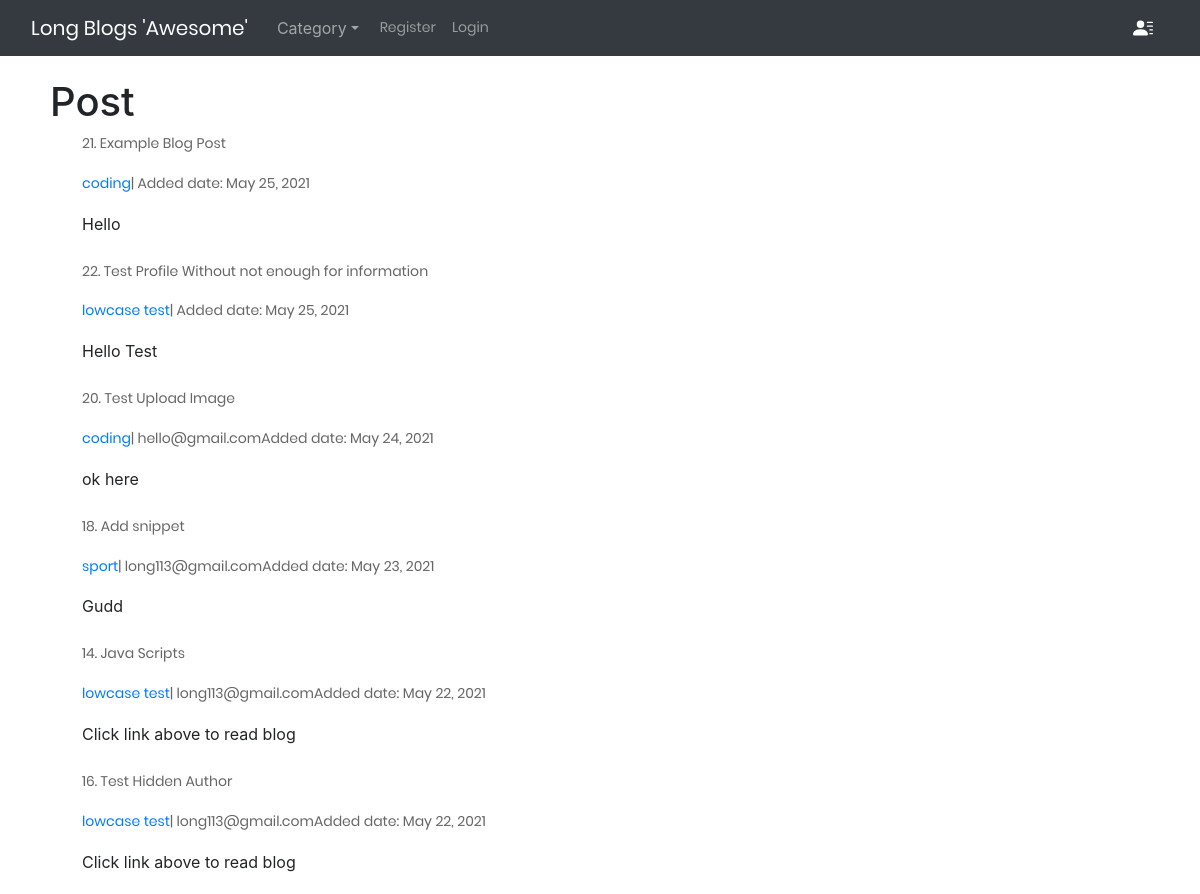
/ (upper part), run on an earlier commit of the app's database.
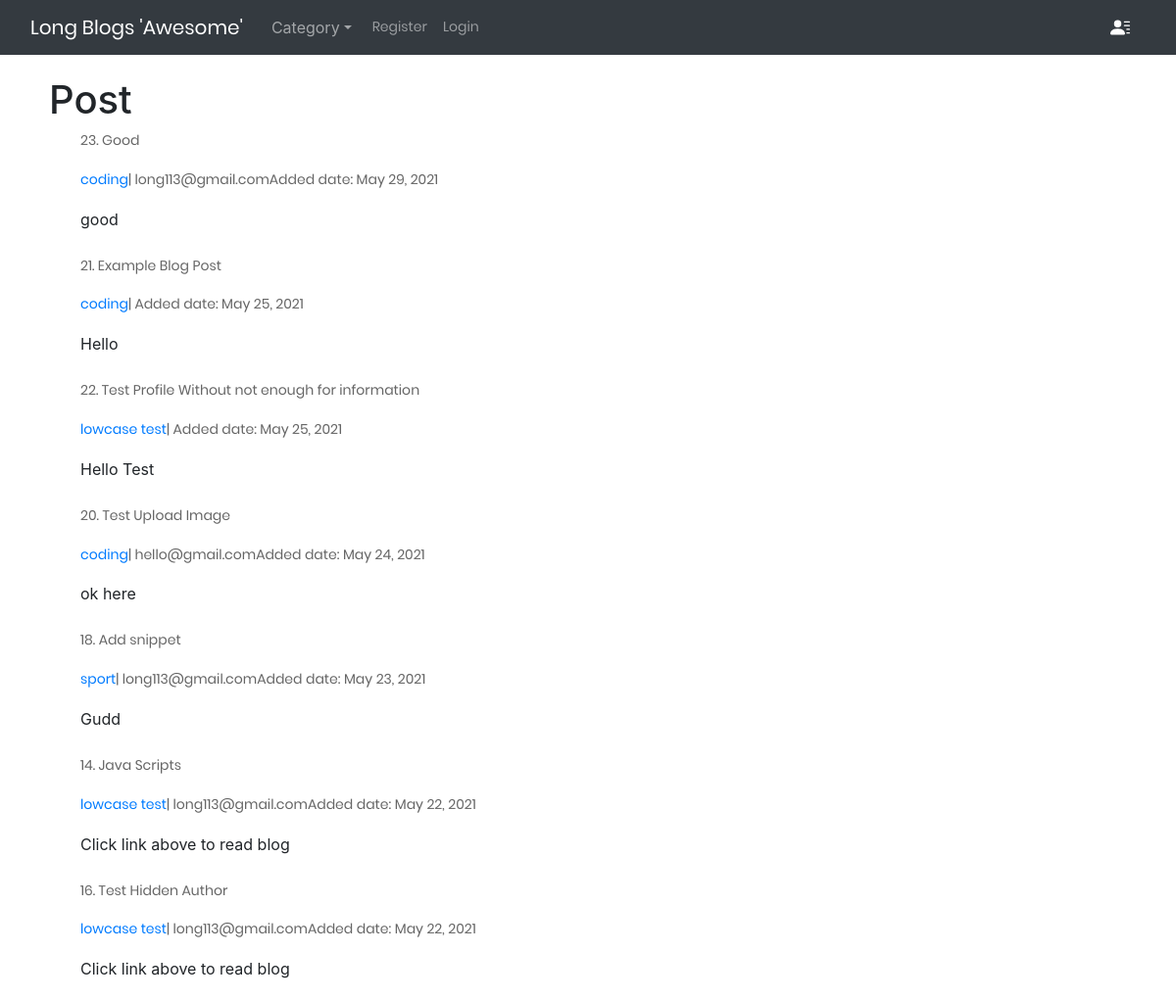
And on a later commit of the database.
### theblog/models.py (models this page shows, shortened)
class Post(models.Model):
    title = models.CharField(max_length=255)
    header_image = models.ImageField(null=True, blank=True, upload_to="images/")
    title_tag = models.CharField(max_length=255, default='Long Kun Blogs')
    author = models.ForeignKey(User, on_delete=models.CASCADE)
    category = models.CharField(max_length=255, default='coding')
    snippet = models.CharField(max_length=255)
    body = RichTextField(blank=True, null=True)
    post_date = models.DateField(auto_now_add=datetime.now)
    likes = models.ManyToManyField(User, related_name='blog_posts')

### theblog/views.py (the view)
# urls.py: path('', views.HomeView.as_view(), name='home'),
class HomeView(ListView):
    model = Post
    template_name = 'theblog/home.html'
    ordering = ['-post_date']
    def get_context_data(self, **kwargs):
        categories = Category.objects.all()
        context = super(HomeView, self).get_context_data(**kwargs)
        context['categories'] = categories
        return context

### theblog/models.py (called while the page is built)
    def __str__(self):
        return self.name

### theblog/templates/theblog/home.html (shortened to what this page needs)
{% extends 'theblog/base.html' %}
{% block content %}
    <h1>Post</h1>
    <ul>
        {% for post in object_list %}
        <li>
            <a href="{% url 'article-detail' post.pk %}">
                <p>{{post.id}}. {{post.title}}</p>
            </a>
            <div style="display: flex; margin-right: 10px;">
                <a href="{% url 'category' post.category|slugify %}">
                    {{post.category}}
                </a>
                <p> | {{post.author.email}}Added date: {{post.post_date}}
                </p>
            </div>
            {{post.snippet}}
        </li>
        <br>
        {% endfor %}
    </ul>
{% endblock content %}

What changed in the data, as far as the page shows it:
added Post: id "23", title "Good", category "coding", author.email "long113@gmail.com", post_date "May 29, 2021", snippet "good"
